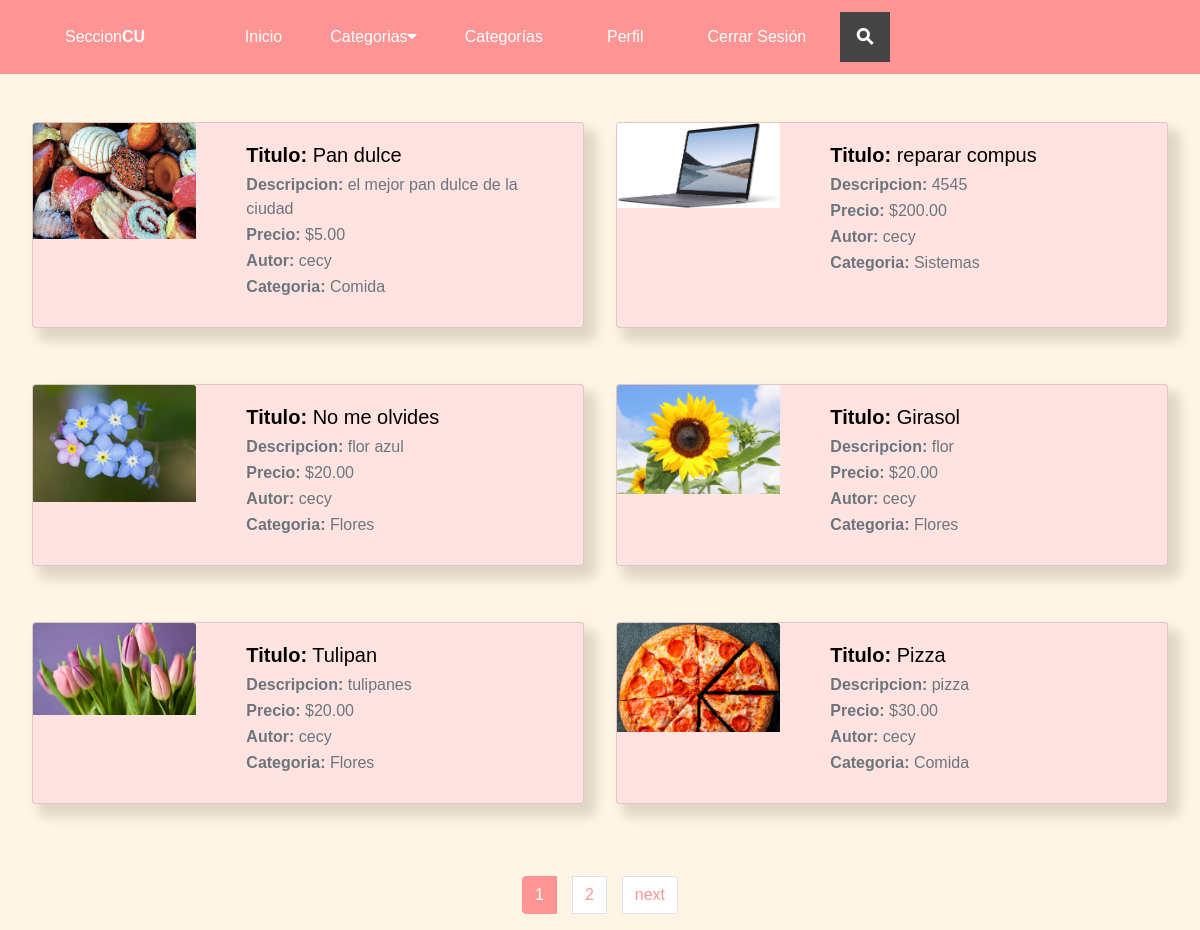
Before: /home/ with the older database file.
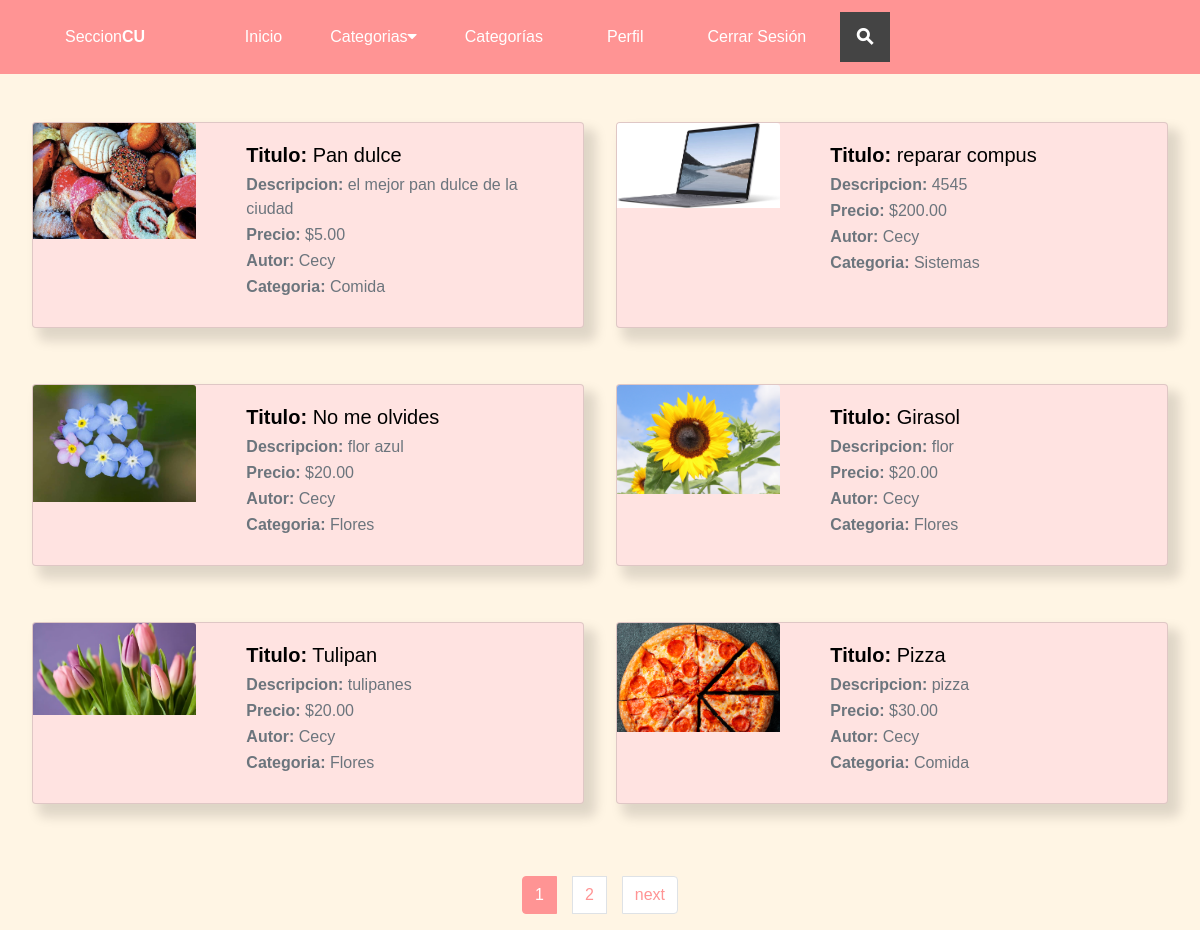
After: the same page with the newer database file.
### publicaciones/models.py (models this page shows, shortened)
class Publicaciones(models.Model):
    titulo = models.CharField(max_length=50)
    descripcion = models.CharField(max_length=200)
    imagen =  models.ImageField(upload_to='publicaciones', null=True, blank=True)
    estado = models.BooleanField(default=True)
    autor = models.ForeignKey(User, on_delete=models.CASCADE)
    precio = models.DecimalField(max_digits=10, decimal_places=2)
    categoria = models.ForeignKey(Categoria, on_delete=models.CASCADE)
    created = models.DateField(auto_now_add=True)
    updated = models.DateField(auto_now_add=True)
    class Meta:
        verbose_name='publicacion'
        verbose_name_plural = 'publicaciones'

class Categoria(models.Model):
    nombre = models.CharField(max_length=50)
    created = models.DateField(auto_now_add=True)
    updated = models.DateField(auto_now_add=True)
    class Meta:
        verbose_name='categoria'
        verbose_name_plural = 'categorias'
    def __str__(self):
        return self.nombre

### autentificacion/models.py (models this page shows)
class User(AbstractUser):
    email = models.EmailField(
        verbose_name='email address',
        max_length=255,
        unique=True,
    )
    username = models.CharField(max_length=100, unique=False)
    birthdate = models.DateField(null=True, blank=True)
    phone = models.CharField(max_length=10, null=True, blank=True)
    address = models.CharField(max_length=200, null=True, blank=True)
    photo = models.ImageField(upload_to='autentificacion', null=True, blank=True, default='autentificacion/gato.JPG')
    career = models.CharField(max_length=30,null=True, blank=True)
    created = models.DateField(auto_now_add=True)
    USERNAME_FIELD = 'email'
    REQUIRED_FIELDS = ['username']
    def __str__(self):
        return self.username

### publicaciones/views.py (the view)
# urls.py: path("", views.principal, name="home"),
def principal(request):
    publicaciones_all = Publicaciones.objects.all()
    categorias = Categoria.objects.all()
    paginator = Paginator(publicaciones_all, 6)
    page_number = request.GET.get('page')
    publicaciones = paginator.get_page(page_number)
    return render(request, "publicaciones/home.html", {"publicaciones" : publicaciones, "categorias" : categorias})

### publicaciones/templates/publicaciones/home.html (shortened to what this page needs)
{% extends 'publicaciones/nav.html' %}
{% load static %}
{%block content%}
    <div class="publicaciones-2">
        {%for publicacion in publicaciones%}
        <div class="card mb-4 sombreado">
            <div class="row g-0">
              <div class="col-md-4">
                <img src="{{publicacion.imagen.url}}" class="card-img-top">
              </div>
              <div class="col-md-8">
                <div class="card-body">
                    <h5 class="card-title"><span class="span-card">Titulo:</span> {{publicacion.titulo}}</h5>
                    <p class="card-subtitle mb-2 text-muted"><span>Descripcion:</span> {{publicacion.descripcion }}</p>
                    <p class="card-subtitle mb-2 text-muted"><span class="span-card">Precio:</span> ${{publicacion.precio}}</p>
                    <p class="card-subtitle mb-2 text-muted"><span class="span-card">Autor:</span> {{publicacion.autor}}</p>
                    <p class="card-subtitle mb-2 text-muted"><span class="span-card">Categoria:</span> {{publicacion.categoria}}</p>
                </div>
              </div>
            </div>
        </div>
        {%endfor%}
    </div>
{% include "publicaciones/paginacion_publicaciones.html" with page_obj=publicaciones  %}
{%endblock%}

Changed rows visible on the page:
changed through a linked row, Publicaciones "Pan dulce": autor "cecy" → "Cecy"
changed through a linked row, Publicaciones "reparar compus": autor "cecy" → "Cecy"
changed through a linked row, Publicaciones "No me olvides": autor "cecy" → "Cecy"
changed through a linked row, Publicaciones "Girasol": autor "cecy" → "Cecy"
changed through a linked row, Publicaciones "Tulipan": autor "cecy" → "Cecy"
changed through a linked row, Publicaciones "Pizza": autor "cecy" → "Cecy"
